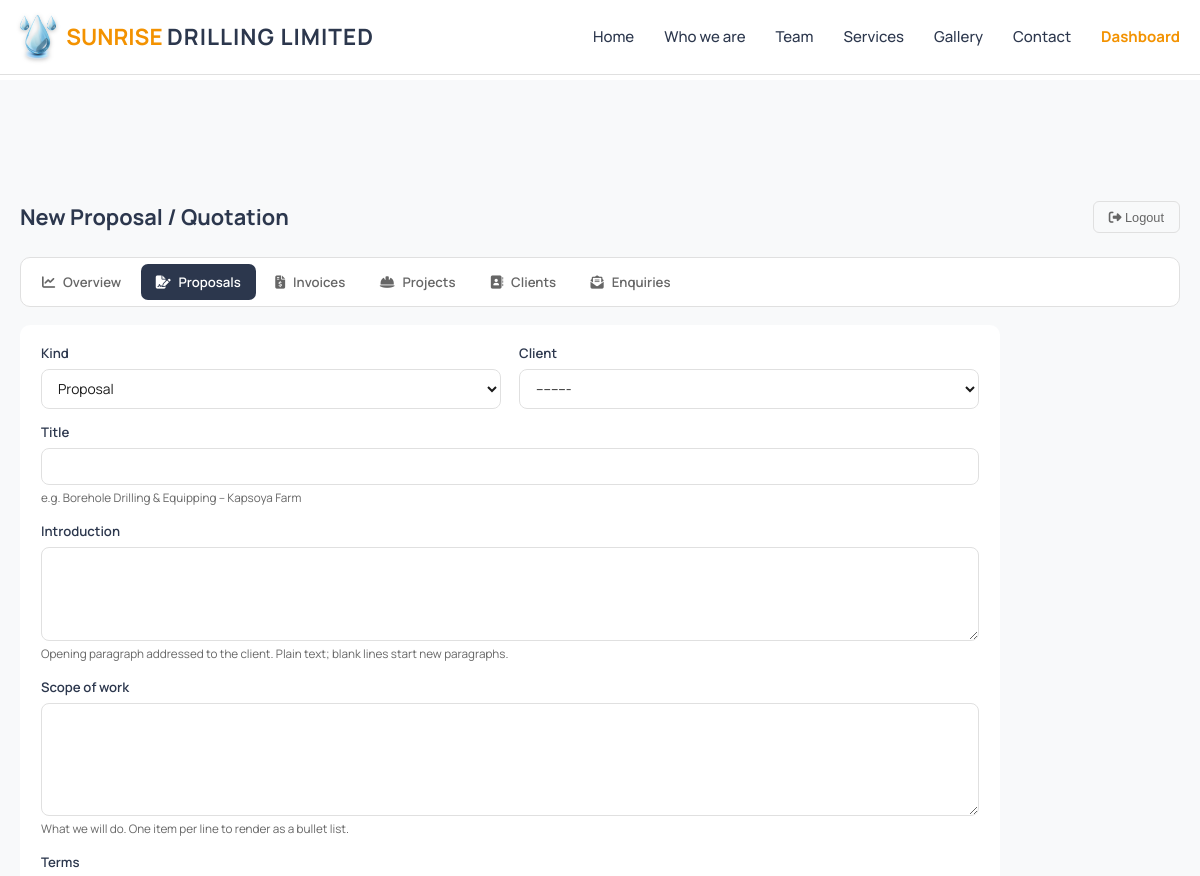
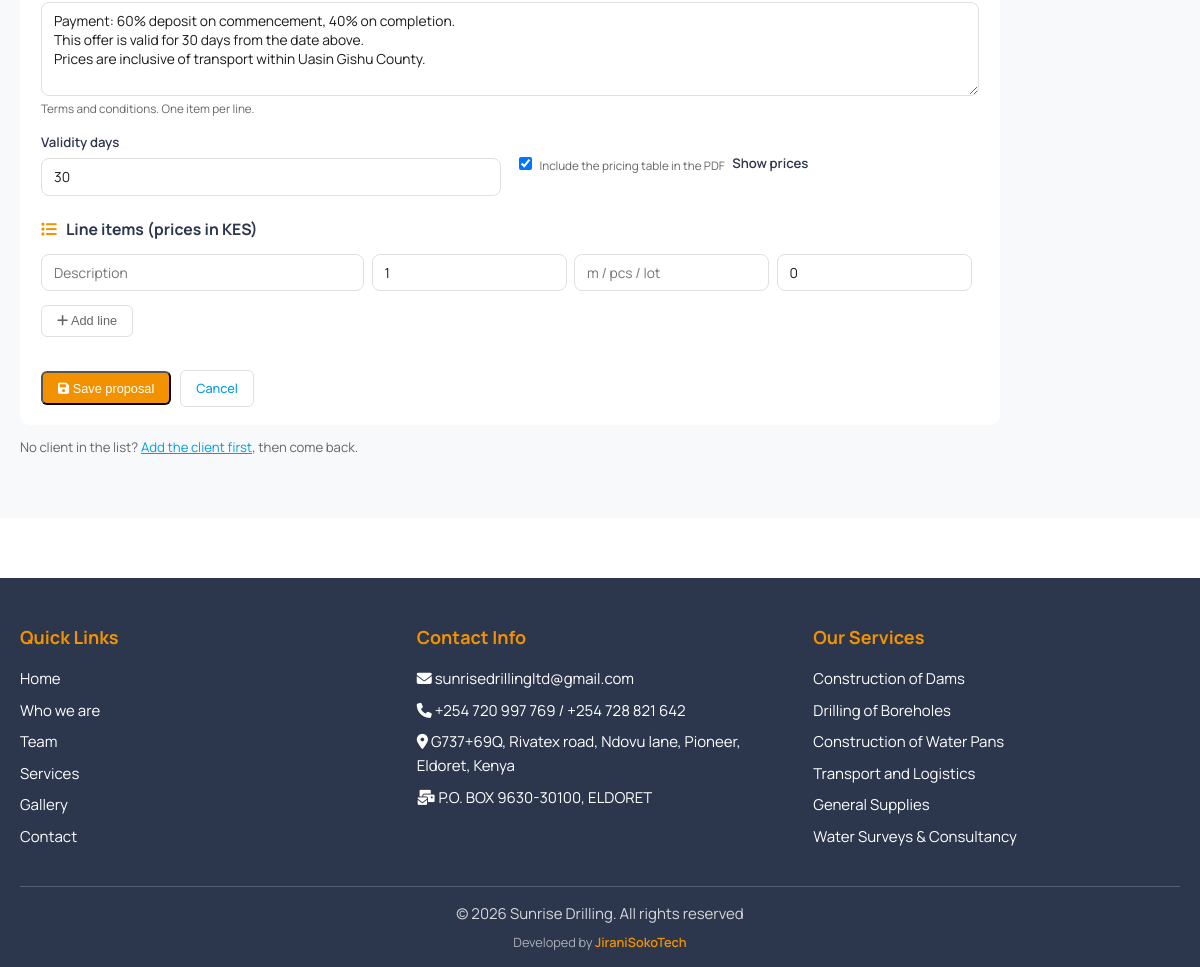
Screenshot of /dashboard/proposals/new/ (signed in) with the database file from the repository (2 pictures, top to bottom).
### main/models.py (models this page shows, shortened)
class SingletonModel(models.Model):
    class Meta:
        abstract = True
    @classmethod
    def load(cls):
        obj, _ = cls.objects.get_or_create(pk=1)
        return obj

class SiteSettings(SingletonModel):
    email = models.EmailField(default="sunrisedrillingltd@gmail.com")
    phone_primary = models.CharField(max_length=30, default="+254 720 997 769")
    phone_secondary = models.CharField(max_length=30, blank=True, default="+254 728 821 642")
    physical_address = models.CharField(
        max_length=255, default="G737+69Q, Rivatex road, Ndovu lane, Pioneer, Eldoret, Kenya")
    postal_address = models.CharField(max_length=255, default="P.O. BOX 9630-30100, ELDORET")
    website = models.CharField(max_length=100, default="www.sunrisedrillingltd.com")
    business_hours = models.TextField(
        default=("Monday - Friday: 8:00 AM - 6:00 PM\nSaturday: 9:00 AM - 4:00 PM\n"
                 "Sunday: Emergency services only\nEmergency: 24/7 Available"),
        help_text="One line per entry; shown on the contact page")
    map_embed_url = models.TextField(
        blank=True, help_text="Google Maps embed URL for the contact page map")
    map_title = models.CharField(max_length=200, default="Sunrise Drilling Ltd Headquarters")
    map_address = models.TextField(
        default="G737+69Q, Rivatex road, Ndovu lane, Pioneer\nEldoret, Uasin Gishu County, Kenya")
    facebook_url = models.URLField(blank=True)
    instagram_url = models.URLField(blank=True)
    twitter_url = models.URLField(blank=True)
    tiktok_url = models.URLField(blank=True)
    copyright_text = models.CharField(max_length=200,
                                      default="Sunrise Drilling. All rights reserved")
    class Meta:
        verbose_name = "Site Settings"
        verbose_name_plural = "Site Settings"

class Service(models.Model):
    title = models.CharField(max_length=200)
    description = models.TextField()
    image = models.ImageField(upload_to='services/images/', blank=True, null=True)
    features = models.TextField(help_text="Enter features as a comma-separated list")
    primary_cta_text = models.CharField(max_length=50, default="Get Quote")
    primary_cta_url = models.CharField(max_length=200, default="main:contact")
    secondary_cta_text = models.CharField(max_length=50, default="View Projects")
    secondary_cta_url = models.CharField(max_length=200, default="main:gallery")
    order = models.PositiveIntegerField(default=0)
    class Meta:
        verbose_name = "Service"
        verbose_name_plural = "Services"
        ordering = ['order']

### business/views.py (the view)
# urls.py: path('proposals/new/', views.proposal_create, name='proposal_create'),
@staff_member_required(login_url='business:login')
def proposal_create(request):
    return _proposal_form(request)

### business/forms.py
class ProposalForm(StyledModelForm):
    class Meta:
        model = Proposal
        fields = ['kind', 'client', 'title', 'introduction', 'scope_of_work',
                  'terms', 'validity_days', 'show_prices']
        widgets = {
            'introduction': forms.Textarea(attrs={'rows': 4}),
            'scope_of_work': forms.Textarea(attrs={'rows': 5}),
            'terms': forms.Textarea(attrs={'rows': 4}),
        }

### business/views.py (called while the page is built)
def _proposal_form(request, proposal=None):
    if request.method == 'POST':
        form = ProposalForm(request.POST, instance=proposal)
        formset = ProposalItemFormSet(request.POST, instance=proposal)
        if form.is_valid() and formset.is_valid():
            obj = form.save(commit=False)
            if proposal is None:
                obj.created_by = request.user
            obj.save()
            formset.instance = obj
            formset.save()
            messages.success(request, f"{obj.reference} saved.")
            return redirect('business:proposal_detail', pk=obj.pk)
    else:
        form = ProposalForm(instance=proposal)
        formset = ProposalItemFormSet(instance=proposal)
    return render(request, 'business/proposal_form.html', {
        'form': form, 'formset': formset, 'proposal': proposal,
        'active_tab': 'proposals',
    })

### main/context_processors.py (called while the page is built)
def site_content(request):
    return {
        'site_settings': SiteSettings.load(),
        'footer_services': Service.objects.all()[:6],
    }

### templates/business/proposal_form.html (shortened to what this page needs)
{% extends 'base.html' %}
{% load static %}
{% block extra_css %}
<link rel="stylesheet" href="{% static 'css/dashboard.css' %}">
{% endblock %}
{% block content %}
<section class="dash">
    <div class="container">
        {% if proposal %}
        {% include 'business/_dashnav.html' with page_title=proposal.reference %}
        {% else %}
        {% include 'business/_dashnav.html' with page_title="New Proposal / Quotation" %}
        {% endif %}
        <form method="post" class="panel form-panel">
            {% include 'business/_form_fields.html' %}
            {% include 'business/_items_formset.html' %}
            <div class="form-actions">
                <button type="submit" class="btn-admin btn-new"><i class="fas fa-save"></i> Save {% if proposal %}changes{% else %}proposal{% endif %}</button>
                <a href="{% if proposal %}{% url 'business:proposal_detail' proposal.pk %}{% else %}{% url 'business:proposal_list' %}{% endif %}" class="btn-logout">Cancel</a>
            </div>
        </form>
        <p class="form-hint">No client in the list? <a href="{% url 'business:client_create' %}">Add the client first</a>, then come back.</p>
    </div>
</section>
{% endblock %}

### templates/base.html (shortened to what this page needs)
{% load static %}
<!DOCTYPE html>
<html lang="en">
<head>
    <link rel="stylesheet" href="https://cdnjs.cloudflare.com/ajax/libs/font-awesome/6.4.0/css/all.min.css">
    {% block extra_css %}{% endblock %}
</head>
<body>
    <header class="header">
        <div class="container">
            <div class="header-content">
                <a href="{% url 'main:home' %}" class="logo">
                    <img src="{% static 'images/logo-drop-sm.png' %}" alt="Sunrise Drilling Limited logo">
                    <span class="logo-text"><span class="logo-sunrise">SUNRISE</span> <span class="logo-rest">DRILLING LIMITED</span></span>
                </a>
                <nav>
                    <ul class="nav-menu" id="navMenu">
                        <li><a href="{% url 'main:home' %}">Home</a></li>
                        <li><a href="{% url 'main:about' %}">Who we are</a></li>
                        <li><a href="{% url 'main:team' %}">Team</a></li>
                        <li><a href="{% url 'main:services' %}">Services</a></li>
                        <li><a href="{% url 'main:gallery' %}">Gallery</a></li>
                        <li><a href="{% url 'main:contact' %}">Contact</a></li>
                        {% if user.is_staff %}
                        <li><a href="{% url 'business:dashboard' %}" style="color: var(--primary-orange); font-weight: 700;">Dashboard</a></li>
                        {% endif %}
                    </ul>
                </nav>
            </div>
        </div>
    </header>
    <main class="main-content">
        {% block content %}{% endblock %}
    </main>
    <footer class="footer">
        <div class="container">
            <div class="footer-content">
                <div class="footer-section">
                    <h3>Quick Links</h3>
                    <a href="{% url 'main:home' %}">Home</a>
                    <a href="{% url 'main:about' %}">Who we are</a>
                    <a href="{% url 'main:team' %}">Team</a>
                    <a href="{% url 'main:services' %}">Services</a>
                    <a href="{% url 'main:gallery' %}">Gallery</a>
                    <a href="{% url 'main:contact' %}">Contact</a>
                </div>
                <div class="footer-section">
                    <h3>Contact Info</h3>
                    <p><i class="fas fa-envelope"></i> {{ site_settings.email }}</p>
                    <p><i class="fas fa-phone"></i> {{ site_settings.phone_primary }}{% if site_settings.phone_secondary %} / {{ site_settings.phone_secondary }}{% endif %}</p>
                    <p><i class="fas fa-map-marker-alt"></i> {{ site_settings.physical_address }}</p>
                    <p><i class="fas fa-mail-bulk"></i> {{ site_settings.postal_address }}</p>
                </div>
                <div class="footer-section">
                    <h3>Our Services</h3>
                    {% for service in footer_services %}
                    <p>{{ service.title }}</p>
                    {% endfor %}
                </div>
            </div>
            <div class="footer-bottom">
                <p>&copy; {% now "Y" %} {{ site_settings.copyright_text }}</p>
                <p class="footer-credit">Developed by
                    <a href="https://jiranisokotech.co.ke" target="_blank" rel="noopener">JiraniSokoTech</a>
                </p>
            </div>
        </div>
    </footer>
</body>
</html>

### static/css/dashboard.css (style rules this page uses)
.dash { padding: 120px 0 60px; background: var(--light-gray); min-height: 100vh; }
.btn-admin { background: var(--brand-navy); color: var(--white); padding: 0.5rem 1rem; border-radius: 6px; text-decoration: none; font-size: 0.85rem; font-weight: 500; }
.panel { background: var(--white); border-radius: 10px; padding: 1.2rem 1.4rem; box-shadow: var(--shadow); overflow-x: auto; }
.panel a { color: var(--primary-blue); text-decoration: none; font-weight: 500; }
.btn-logout { background: transparent; border: 1px solid var(--border-color); color: var(--text-light); padding: 0.5rem 1rem; border-radius: 6px; font-size: 0.85rem; cursor: pointer; }
.btn-new { background: var(--primary-orange); }
.dash-input { padding: 0.55rem 0.8rem; border: 1px solid var(--border-color); border-radius: 8px; font-size: 0.92rem; font-family: inherit; background: var(--white); color: var(--text-dark); box-sizing: border-box; max-width: 100%; }
textarea.dash-input { width: 100%; }
.form-panel { max-width: 980px; }
.form-actions { display: flex; gap: 0.6rem; align-items: center; margin-top: 1.4rem; flex-wrap: wrap; }
.form-hint { color: var(--text-light); font-size: 0.88rem; margin-top: 0.8rem; }
.form-hint a { color: var(--primary-blue); }

### templates/base.html (style rules this page uses)
:root { --primary-blue: #009FE3; --primary-orange: #F39200; --brand-navy: #2C374D; --brand-blue-deep: #0077B6; --text-dark: #1a1a1a; --text-light: #666666; --white: #ffffff; --light-gray: #f8f9fa; --border-color: #e0e0e0; }
* { margin: 0; padding: 0; box-sizing: border-box; }
html { font-size: 15px; }
body { font-family: 'Manrope', sans-serif; line-height: 1.6; color: var(--text-dark); background-color: var(--white); }
.container { max-width: 1200px; margin: 0 auto; padding: 0 20px; }
.header { background: var(--white); border-bottom: 1px solid var(--border-color); padding: 1rem 0; position: fixed; top: 0; left: 0; right: 0; z-index: 1000; }
.header-content { display: flex; justify-content: space-between; align-items: center; }
.logo { display: flex; align-items: center; color: var(--brand-navy); text-decoration: none; font-weight: 700; font-size: 1.5rem; }
.logo img { height: 44px; width: auto; margin-right: 10px; filter: drop-shadow(0 1px 2px rgba(0,0,0,0.25)); }
.logo-sunrise { color: var(--primary-orange); }
.logo-rest { color: var(--brand-navy); font-weight: 700; letter-spacing: 1px; }
.nav-menu { display: flex; list-style: none; gap: 2rem; }
.nav-menu a { color: var(--brand-navy); text-decoration: none; font-weight: 500; transition: color 0.3s ease; position: relative; }
.nav-menu a::after { content: ''; position: absolute; bottom: -5px; left: 0; width: 0; height: 2px; background: var(--primary-orange); transition: width 0.3s ease; }
.main-content { margin-top: 80px; min-height: calc(100vh - 80px); }
.footer { background: var(--brand-navy); color: var(--white); padding: 3rem 0 1rem; margin-top: 4rem; }
.footer-content { display: grid; grid-template-columns: repeat(auto-fit, minmax(250px, 1fr)); gap: 2rem; margin-bottom: 2rem; }
.footer-section h3 { color: var(--primary-orange); margin-bottom: 1rem; font-size: 1.2rem; }
.footer-section p, .footer-section a { color: var(--white); text-decoration: none; margin-bottom: 0.5rem; display: block; transition: color 0.3s ease; }
.footer-bottom { border-top: 1px solid rgba(255,255,255,0.2); padding-top: 1rem; text-align: center; color: rgba(255,255,255,0.8); }
.footer-credit { margin-top: 0.4rem; font-size: 0.85rem; color: rgba(255,255,255,0.6); }
.footer-credit a { color: var(--primary-orange); text-decoration: none; font-weight: 600; }

### rows the page displays
SiteSettings: email "sunrisedrillingltd@gmail.com", phone_primary "+254 720 997 769", phone_secondary "+254 728 821 642", physical_address "G737+69Q, Rivatex road, Ndovu lane, Pioneer, Eldoret, Kenya", postal_address "P.O. BOX 9630-30100, ELDORET", copyright_text "Sunrise Drilling. All rights reserved"
Service: title "Construction of Dams"
Service: title "Drilling of Boreholes"
Service: title "Construction of Water Pans"
Service: title "Transport and Logistics"
Service: title "General Supplies"
Service: title "Water Surveys & Consultancy"

### other values shown
{{ page_title|default:"Staff Dashboard" }} "New Proposal / Quotation"
{{ field.label }} "Kind" "Client" "Title" "Introduction" "Scope of work" "Terms" "Validity days" "Show prices"
{{ field.help_text }} "e.g. Borehole Drilling & Equipping – Kapsoya Farm" "Opening paragraph addressed to the client. Plain text; blank lines start new paragraphs." "What we will do. One item per line to render as a bullet list." "Terms and conditions. One item per line." "Include the pricing table in the PDF"
